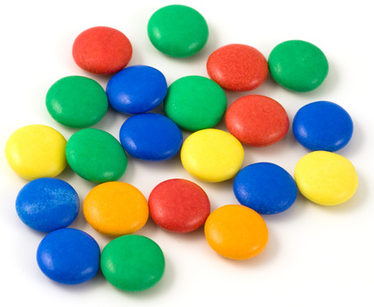
#> input picture Anudit Bhatt/OpenCv/smarties1.png, 374 x 307 px, found by its file name
$ jupyter execute OpenCv_ObjectDetection.ipynb
#> lines starting #> are read from the running program, lines starting #| are printed output that depends on the picture; after the words box and inside, x2 and y2 are one past the last pixel; in counts of white or black regions, pixels touching at a corner belong together
[cell 1]
# H S V Representation of an image (Its a cone type representation) while RGB is spherical representation
# H - Hue corresponds to the color components (base pigment) hence by selecting a range of hue can select any color. (0 - 30)
# S - Saturation is the amount of color (depth of pigment) (dominence of hue) (0-100%)
# V - Value is basically the brightness (0-100%)

import cv2
import numpy as np

def nothing(x):
    pass

[cell 2]
cv2.namedWindow("Tracking") #To create the trackbar of each.
cv2.createTrackbar("LH", "Tracking", 0, 255, nothing) # starting value and ending value  (0, 255)
#> slider 'LH' is set to 51
cv2.createTrackbar("LS", "Tracking", 0, 255, nothing)
#> slider 'LS' is set to 51
cv2.createTrackbar("LV", "Tracking", 0, 255, nothing)
#> slider 'LV' is set to 51
cv2.createTrackbar("UH", "Tracking", 255, 255, nothing) # 255 - everything is set to max.
cv2.createTrackbar("US", "Tracking", 255, 255, nothing)
cv2.createTrackbar("UV", "Tracking", 255, 255, nothing)

while True:
    frame = cv2.imread('F:/smarties1.png')
#> frame is the input picture: shape (307, 374, 3); mean B, G, R 165.8, 186.6, 172.7

    hsv = cv2.cvtColor(frame, cv2.COLOR_BGR2HSV)
#> hsv: shape (307, 374, 3); mean H, S, V 41.2, 118.2, 222.6

    l_h = cv2.getTrackbarPos("LH", "Tracking") # lower hue
    l_s = cv2.getTrackbarPos("LS", "Tracking") # lower saturation
    l_v = cv2.getTrackbarPos("LV", "Tracking") # lower value

    u_h = cv2.getTrackbarPos("UH", "Tracking") # upper hue
    u_s = cv2.getTrackbarPos("US", "Tracking") # upper saturation
    u_v = cv2.getTrackbarPos("UV", "Tracking") # upper value

    l_b = np.array([l_h, l_s, l_v]) # lower bound
    u_b = np.array([u_h, u_s, u_v]) # upper bound

    mask = cv2.inRange(hsv, l_b, u_b)
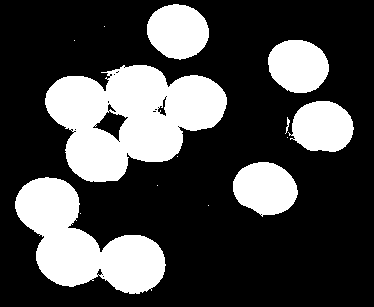
#> mask: shape (307, 374); 28.4% white; 14 white regions (7 under 20 px), largest, box (x1, y1, x2, y2) and area: (45, 65, 227, 182) 13252, (15, 177, 166, 294) 8933, (147, 4, 209, 60) 2655

    res = cv2.bitwise_and(frame, frame, mask=mask)
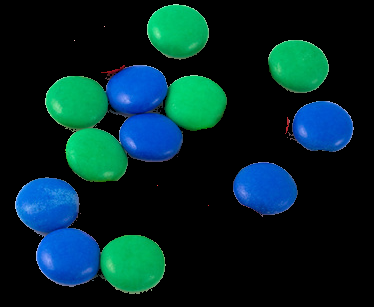
#> res: shape (307, 374, 3); mean B, G, R 41, 37.5, 3.1
